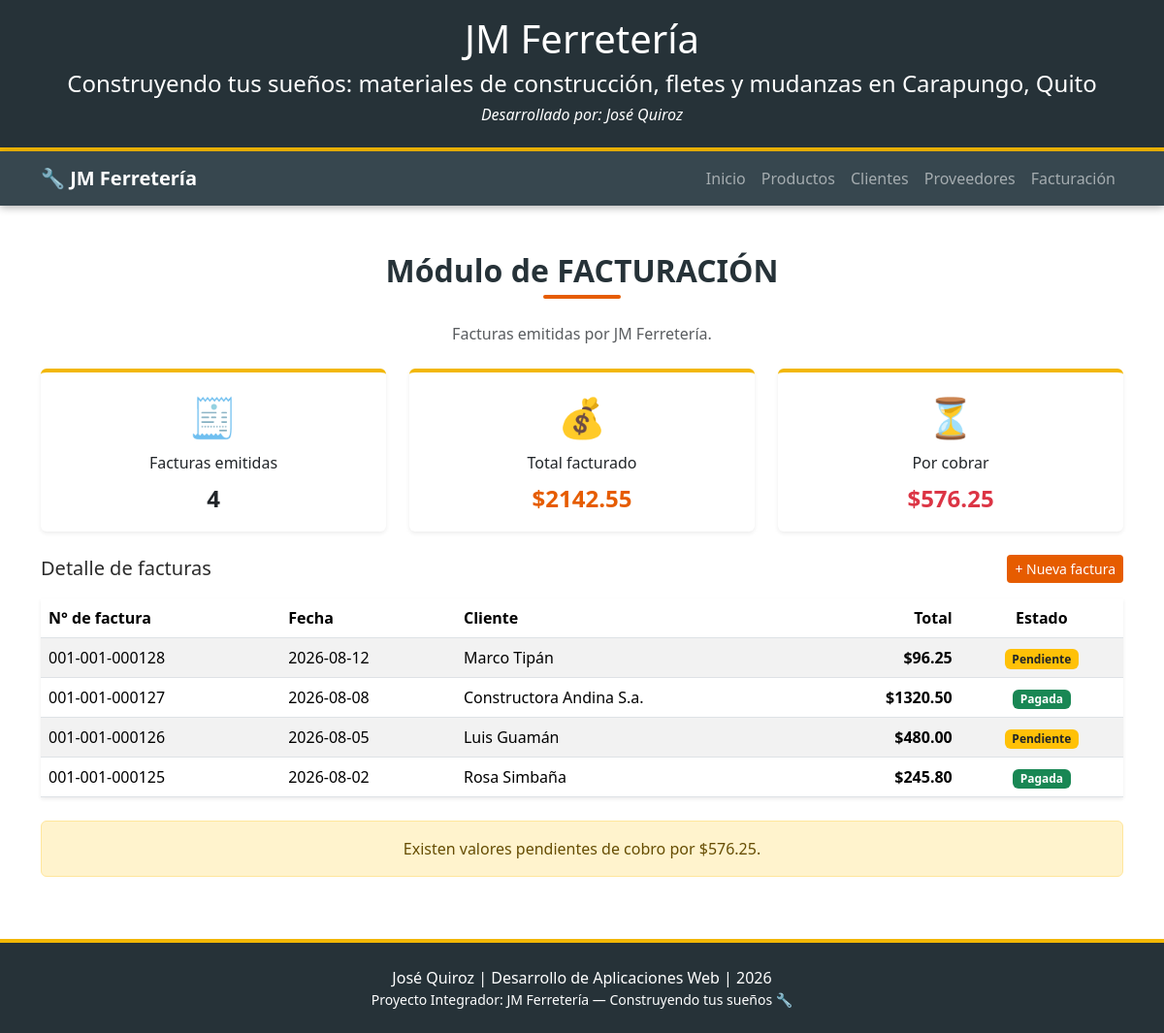
/facturacion, run on the app's committed database.
### tables this page shows
CREATE TABLE facturas (
            id INTEGER PRIMARY KEY AUTOINCREMENT,
            numero TEXT NOT NULL,
            fecha TEXT NOT NULL,
            cliente TEXT NOT NULL,
            total REAL NOT NULL,
            estado TEXT NOT NULL
        );

### app.py (the view)
@app.route('/facturacion')
def facturacion():
    total_facturado, total_pendiente = bd.totales_facturacion()
    return render_template(
        'facturacion.html',
        titulo_modulo="Facturación",
        facturas=bd.listar_facturas(),
        total_facturado=total_facturado,
        total_pendiente=total_pendiente
    )

### app.py (called while the page is built)
@app.context_processor
def datos_generales():
    return {
        "empresa": EMPRESA,
        "lema": LEMA,
        "ciudad": CIUDAD,
        "estudiante": ESTUDIANTE,
        "asignatura": ASIGNATURA,
        "anio": ANIO
    }

### database.py (called while the page is built)
def conectar():
    os.makedirs(CARPETA_DATOS, exist_ok=True)
    conn = sqlite3.connect(RUTA_BD)
    conn.row_factory = sqlite3.Row
    return conn

def listar_facturas():
    conn = conectar()
    cursor = conn.cursor()
    cursor.execute("SELECT * FROM facturas ORDER BY fecha DESC")
    filas = cursor.fetchall()
    conn.close()
    return [dict(fila) for fila in filas]

def totales_facturacion():
    conn = conectar()
    cursor = conn.cursor()
    cursor.execute("SELECT COALESCE(SUM(total), 0) FROM facturas")
    facturado = cursor.fetchone()[0]
    cursor.execute("SELECT COALESCE(SUM(total), 0) FROM facturas WHERE estado = ?", ("Pendiente",))
    pendiente = cursor.fetchone()[0]
    conn.close()
    return facturado, pendiente

### templates/facturacion.html (shortened to what this page needs)
{% extends "base.html" %}
{% block content %}
<section class="py-5">
    <div class="container">
        <h2 class="text-center titulo-seccion mb-4">Módulo de {{ titulo_modulo|upper }}</h2>
        <p class="text-center text-muted mb-4">
            Facturas emitidas por {{ empresa }}.
        </p>
        <div class="row g-4 mb-4">
            <div class="col-md-4">
                <div class="card shadow-sm tarjeta-producto text-center">
                    <div class="card-body">
                        <div class="icono-tarjeta">🧾</div>
                        <h3 class="fs-6">Facturas emitidas</h3>
                        <p class="fs-4 fw-bold m-0">{{ facturas|length }}</p>
                    </div>
                </div>
            </div>
            <div class="col-md-4">
                <div class="card shadow-sm tarjeta-producto text-center">
                    <div class="card-body">
                        <div class="icono-tarjeta">💰</div>
                        <h3 class="fs-6">Total facturado</h3>
                        <p class="fs-4 fw-bold m-0 etiqueta-destacada">${{ "%.2f"|format(total_facturado) }}</p>
                    </div>
                </div>
            </div>
            <div class="col-md-4">
                <div class="card shadow-sm tarjeta-producto text-center">
                    <div class="card-body">
                        <div class="icono-tarjeta">⏳</div>
                        <h3 class="fs-6">Por cobrar</h3>
                        <p class="fs-4 fw-bold m-0 text-danger">${{ "%.2f"|format(total_pendiente) }}</p>
                    </div>
                </div>
            </div>
        </div>
        <div class="d-flex justify-content-between align-items-center mb-3">
            <h3 class="fs-5 m-0">Detalle de facturas</h3>
            <a href="{{ url_for('nueva_factura') }}" class="btn btn-obra btn-sm">+ Nueva factura</a>
        </div>
        <div class="table-responsive shadow-sm">
            <table class="table table-striped table-hover align-middle m-0 tabla-modulo">
                <thead>
                    <tr>
                        <th>N° de factura</th>
                        <th>Fecha</th>
                        <th>Cliente</th>
                        <th class="text-end">Total</th>
                        <th class="text-center">Estado</th>
                    </tr>
                </thead>
                <tbody>
                    {% for factura in facturas %}
                    <tr>
                        <td>{{ factura.numero }}</td>
                        <td>{{ factura.fecha }}</td>
                        <td>{{ factura.cliente|title }}</td>
                        <td class="text-end fw-bold">${{ "%.2f"|format(factura.total) }}</td>
                        <td class="text-center">
                            {% if factura.estado == "Pagada" %}
                            <span class="badge bg-success">{{ factura.estado }}</span>
                            {% else %}
                            <span class="badge bg-warning text-dark">{{ factura.estado }}</span>
                            {% endif %}
                        </td>
                    </tr>
                    {% endfor %}
                </tbody>
            </table>
        </div>
        {% if total_pendiente > 0 %}
        <div class="alert alert-warning mt-4 text-center">
            Existen valores pendientes de cobro por ${{ "%.2f"|format(total_pendiente) }}.
        </div>
        {% else %}
        <div class="alert alert-success mt-4 text-center">
            Todas las facturas se encuentran canceladas.
        </div>
        {% endif %}
    </div>
</section>
{% endblock %}

### static/css/style.css (style rules this page uses)
:root { --color-acero-oscuro: #263238; --color-acero: #37474f; --color-naranja: #e65c00; --color-naranja-oscuro: #bf4a00; --color-arena: #f5f1ea; --color-amarillo: #f2b705; --color-texto: #2b2b2b; }
body { font-family: "Segoe UI", Verdana, Arial, sans-serif; color: var(--color-texto); scroll-behavior: smooth; }
.titulo-seccion { color: var(--color-acero-oscuro); font-weight: 700; position: relative; padding-bottom: 10px; }
.titulo-seccion::after { content: ""; position: absolute; left: 50%; transform: translateX(-50%); bottom: 0; width: 80px; height: 4px; background-color: var(--color-naranja); border-radius: 2px; }
.btn-obra { background-color: var(--color-naranja); color: #ffffff; border: none; transition: transform 0.2s ease, background-color 0.2s ease; }
.tarjeta-producto { border: none; border-top: 4px solid var(--color-amarillo); transition: transform 0.25s ease, box-shadow 0.25s ease; }
.icono-tarjeta { font-size: 2.5rem; margin-bottom: 8px; }
.etiqueta-destacada { color: var(--color-naranja); font-size: 1.05rem; }
.tabla-modulo thead { background-color: var(--color-acero); color: #ffffff; }

### data on the page
facturas: numero "001-001-000128", fecha "2026-08-12", cliente "Marco Tipán", total "96.25", estado "Pendiente"
facturas: numero "001-001-000127", fecha "2026-08-08", cliente "Constructora Andina S.a.", total "1320.50", estado "Pagada"
facturas: numero "001-001-000126", fecha "2026-08-05", cliente "Luis Guamán", total "480.00", estado "Pendiente"
facturas: numero "001-001-000125", fecha "2026-08-02", cliente "Rosa Simbaña", total "245.80", estado "Pagada"

### other printed values
{{ empresa }} "JM Ferretería"
{{ lema }} "Construyendo tus sueños"
{{ ciudad }} "Carapungo, Quito"
{{ estudiante }} "José Quiroz"
{{ titulo_modulo|upper }} "FACTURACIÓN"
{{ facturas|length }} "4"
{{ "%.2f"|format(total_facturado) }} "2142.55"
{{ "%.2f"|format(total_pendiente) }} "576.25"
{{ asignatura }} "Desarrollo de Aplicaciones Web"
{{ anio }} "2026"
